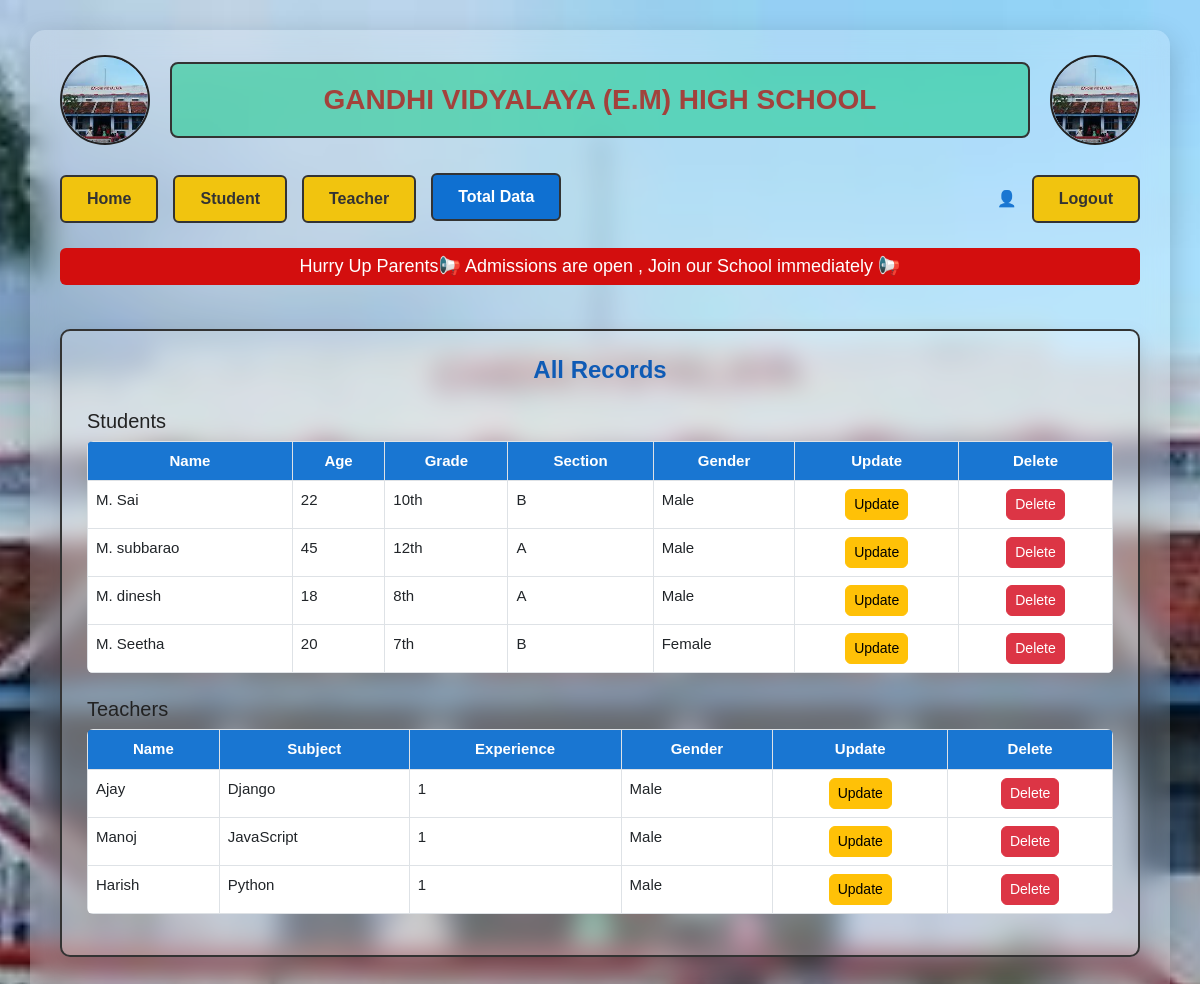
The app's page /total/ with its own data.
### app1/models.py (models this page shows)
class schl_students(models.Model):
    name = models.CharField(max_length=100)
    age = models.IntegerField()
    grade = models.CharField(max_length=10)
    section = models.CharField(max_length=10)
    gender = models.CharField(max_length=10)

class schl_teachers(models.Model):
    name = models.CharField(max_length=100)
    subject = models.CharField(max_length=50)
    experience_years = models.IntegerField()
    gender = models.CharField(max_length=10)

### app1/views.py (the view)
# urls.py: path('total/', views.total_data, name='total'),
def total_data(request):
    students = schl_students.objects.all()
    teachers = schl_teachers.objects.all()
    return render(request, 'frontend/home.html', {
        'page': 'total',
        'students': students,
        'teachers': teachers
    })

### templates/frontend/home.html (shortened to what this page needs)
{% load static %}
<!DOCTYPE html>
<html lang="en">
<head>
  <link href="https://cdn.jsdelivr.net/npm/bootstrap@5.3.0/dist/css/bootstrap.min.css" rel="stylesheet">
</head>
<body>
  <div class="main-container">
    <div class="header-row">
      <div class="logo">
  <img alt="School Logo" style="width: 100%; height: 100%; object-fit: cover; border-radius: 50%;">
      </div>
      <div class="title-box">GANDHI VIDYALAYA (E.M) HIGH SCHOOL</div>
      <div class="logo">
  <img alt="School Logo" style="width: 100%; height: 100%; object-fit: cover; border-radius: 50%;">
      </div>
    </div>
    <div class="nav-bar" style="justify-content: space-between;">
  <div style="display:flex; gap:15px;">
    <a class="nav-tab {% if page == 'home' %}active-tab{% endif %}" href="{% url 'home' %}">Home</a>
    <a class="nav-tab {% if page == 'student' %}active-tab{% endif %}" href="{% url 'student' %}">Student</a>
    <a class="nav-tab {% if page == 'teacher' %}active-tab{% endif %}" href="{% url 'teacher' %}">Teacher</a>
    <a class="nav-tab {% if page == 'total' %}active-tab{% endif %}" href="{% url 'total' %}">Total Data</a>
  </div>
  <div style="display:flex; align-items:center; gap:15px;">
    <span style="font-weight:600; color:#222;">
      👤 {{ request.user.username }}
    </span>
    <a class="nav-tab" href="{% url 'logout' %}">Logout</a>
  </div>
</div>
    <div class="scroll-text" style="display: flex; justify-content: center;">
    <span>Hurry Up Parents📢 Admissions are open , Join our School immediately 📢</span>
  </div><br>
    <div class="content-area">
      {% if page == 'total' %}
        <h4>All Records</h4>
        <h5 class="mt-4">Students</h5>
        <table class="table table-bordered">
          <tr>
            <th>Name</th>
            <th>Age</th>
            <th>Grade</th>
            <th>Section</th>
            <th>Gender</th>
            <th>Update</th>
            <th>Delete</th>
          </tr>
          {% for stu in students %}
          <tr>
            <td>{{ stu.name }}</td>
            <td>{{ stu.age }}</td>
            <td>{{ stu.grade }}</td>
            <td>{{ stu.section }}</td>
            <td>{{ stu.gender }}</td>
            <td class="text-center">
              <a href="{% url 'update_entry' 'student' stu.id %}" class="btn btn-warning btn-sm">Update</a>
              </td>
              <td class="text-center">
              <a href="{% url 'delete_entry' 'student' stu.id %}"
            class="btn btn-danger btn-sm">Delete</a></td>
          </tr>
          {% empty %}
          <tr><td colspan="6" class="text-center">No students found.</td></tr>
          {% endfor %}
        </table>
        <h5 class="mt-4">Teachers</h5>
        <table class="table table-bordered">
          <tr>
            <th>Name</th>
            <th>Subject</th>
            <th>Experience</th>
            <th>Gender</th>
            <th>Update</th>
            <th>Delete</th>
          </tr>
          {% for tea in teachers %}
          <tr>
            <td>{{ tea.name }}</td>
            <td>{{ tea.subject }}</td>
            <td>{{ tea.experience_years }}</td>
            <td>{{ tea.gender }}</td>
            <td class="text-center">
              <a href="{% url 'update_entry' 'teacher' tea.id %}" class="btn btn-warning btn-sm">Update</a>
              </td>
              <td class="text-center">
              <a href="{% url 'delete_entry' 'teacher' tea.id %}"
            class="btn btn-danger btn-sm">Delete</a></td>
          </tr>
          {% empty %}
          <tr><td colspan="5" class="text-center">No teachers found.</td></tr>
          {% endfor %}
        </table>
      {% endif %}
    </div>
  </div>
</body>
</html>

### templates/frontend/home.html (style rules this page uses)
body { font-family: "Poppins", sans-serif; color: #333; background-size: cover; margin: 0; padding: 0; display: flex; justify-content: center; min-height: 100vh; }
.main-container { width: 95%; max-width: 1300px; background: rgba(255, 255, 255, 0.2); backdrop-filter: blur(12px); border-radius: 15px; padding: 25px 30px 40px; margin: 30px 0; box-shadow: 0 10px 30px rgba(0, 0, 0, 0.2); }
.header-row { display: flex; align-items: center; justify-content: space-between; flex-wrap: wrap; margin-bottom: 30px; gap: 20px; }
.logo { width: 90px; height: 90px; border-radius: 50%; overflow: hidden; border: 2px solid #222; flex-shrink: 0; }
.logo img { width: 100%; height: 100%; object-fit: cover; }
.title-box { flex: 1; min-width: 250px; border: 2px solid #333; background-color: #1acc8e8f; text-align: center; font-size: 28px; font-weight: 700; color: #b61b1bc9; border-radius: 8px; padding: 15px 10px; }
.nav-bar { display: flex; justify-content: center; flex-wrap: wrap; gap: 20px; margin: 25px 0; }
.nav-tab { border: 2px solid #333; padding: 10px 25px; border-radius: 6px; font-weight: 600; background-color: #f1c40f; color: #333; text-decoration: none; transition: 0.3s; }
.nav-tab:hover, .nav-tab.active-tab { background-color: #0f70d1; color: #fff; transform: translateY(-2px); }
.content-area { border: 2px solid #333; border-radius: 10px; background-color: rgba(255, 255, 255, 0.25); padding: 25px; color: #222; box-shadow: 0 6px 18px rgba(0, 0, 0, 0.1); overflow-x: auto; }
.content-area h4 { font-weight: 700; color: #0f5bb5; text-align: center; margin-bottom: 15px; }
.scroll-text { background-color: #d30e0e; color: white; text-align: center; font-size: 18px; font-weight: 500; padding: 5px; border-radius: 6px; overflow: hidden; margin-bottom: 20px; animation: scrollBanner 10s linear infinite alternate; }
.table { border-radius: 6px; overflow: hidden; font-size: 15px; }
.table th { background-color: #1976d2; color: white; text-align: center; }
.btn-warning, .btn-danger { border-radius: 6px; }

### records on screen
schl_students: name "M. Sai", age "22", grade "10th", section "B", gender "Male"
schl_students: name "M. subbarao", age "45", grade "12th", section "A", gender "Male"
schl_students: name "M. dinesh", age "18", grade "8th", section "A", gender "Male"
schl_students: name "M. Seetha", age "20", grade "7th", section "B", gender "Female"
schl_teachers: name "Ajay", subject "Django", experience_years "1", gender "Male"
schl_teachers: name "Manoj", subject "JavaScript", experience_years "1", gender "Male"
schl_teachers: name "Harish", subject "Python", experience_years "1", gender "Male"
